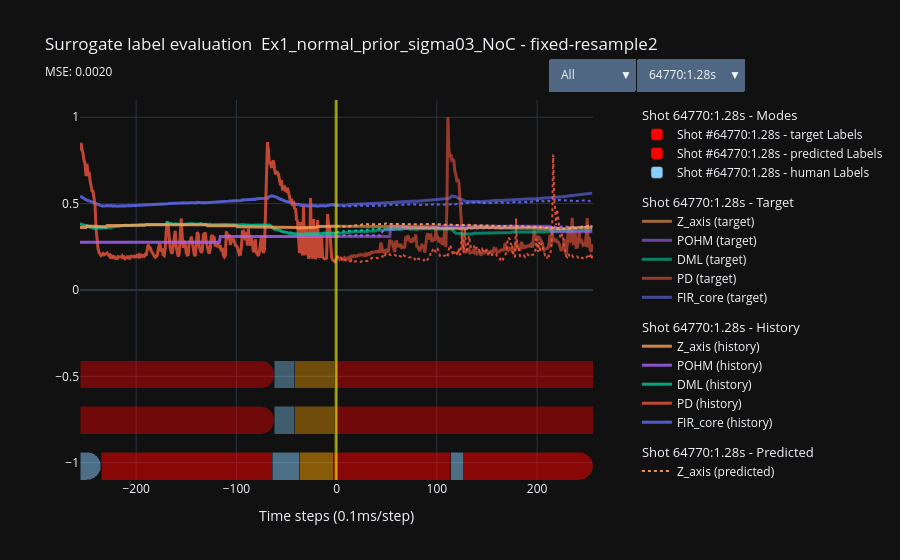

Notebook code for this chart:
### Code cell
# from src.plotters.flow_plots import multi_channel_lines_plotly
TITLE_POSTFIX =  'newtry'
no_peaks_results = {k: v for k, v in evaluation_output.items() if k != "peak_features"}
# no_peaks_results['generated_samples'] = torch.zeros_like(no_peaks_results['generated_samples']) + 0.5
fig = multi_channel_lines_plotly(
    **no_peaks_results,
    title_base=f"Surrogate label evaluation  {selected_run.name} - {TITLE_POSTFIX}",
    buttons=True,
    surr_labels_pred=surr_labels_pred,
    surr_labels_target=surr_labels_target,
    n=16,
)
Path("output/plots/multiplot").mkdir(parents=True, exist_ok=True)
fig.write_html(f"output/plots/multiplot/slabels-{selected_run.name}- {TITLE_POSTFIX}.html")
